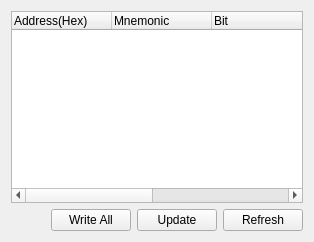
      <widget class="QWidget" name="Register">
       <attribute name="title">
        <string>Register</string>
       </attribute>
       <layout class="QGridLayout" name="gridLayout_2">
        <item row="0" column="0">
         <layout class="QVBoxLayout" name="verticalLayout">
          <item>
           <widget class="QTreeWidget" name="registerTreeWidget">
            <property name="alternatingRowColors">
             <bool>true</bool>
            </property>
            <column>
             <property name="text">
              <string>Address(Hex)</string>
             </property>
             <property name="textAlignment">
              <set>AlignLeft|AlignVCenter</set>
             </property>
            </column>
            <column>
             <property name="text">
              <string>Mnemonic</string>
             </property>
             <property name="textAlignment">
              <set>AlignLeft|AlignVCenter</set>
             </property>
            </column>
            <column>
             <property name="text">
              <string>Bit</string>
             </property>
             <property name="textAlignment">
              <set>AlignLeft|AlignVCenter</set>
             </property>
            </column>
            <column>
             <property name="text">
              <string>Value(Hex)</string>
             </property>
             <property name="textAlignment">
              <set>AlignLeft|AlignVCenter</set>
             </property>
            </column>
            <column>
             <property name="text">
              <string>Type</string>
             </property>
             <property name="textAlignment">
              <set>AlignLeft|AlignVCenter</set>
             </property>
            </column>
            <column>
             <property name="text">
              <string>Description</string>
             </property>
             <property name="textAlignment">
              <set>AlignLeft|AlignVCenter</set>
             </property>
            </column>
           </widget>
          </item>
          <item>
           <layout class="QHBoxLayout" name="horizontalLayout">
            <item>
             <spacer name="horizontalSpacer">
              <property name="orientation">
               <enum>Qt::Horizontal</enum>
              </property>
              <property name="sizeHint" stdset="0">
               <size>
                <width>40</width>
                <height>20</height>
               </size>
              </property>
             </spacer>
            </item>
            <item>
             <widget class="QPushButton" name="writeAllRegisterPushButton">
              <property name="text">
               <string>Write All</string>
              </property>
             </widget>
            </item>
            <item>
             <widget class="QPushButton" name="updateRegisterPushButton">
              <property name="text">
               <string>Update</string>
              </property>
             </widget>
            </item>
            <item>
             <widget class="QPushButton" name="refreshRegisterPushButton">
              <property name="text">
               <string>Refresh</string>
              </property>
             </widget>
            </item>
           </layout>
          </item>
         </layout>
        </item>
       </layout>
      </widget>
